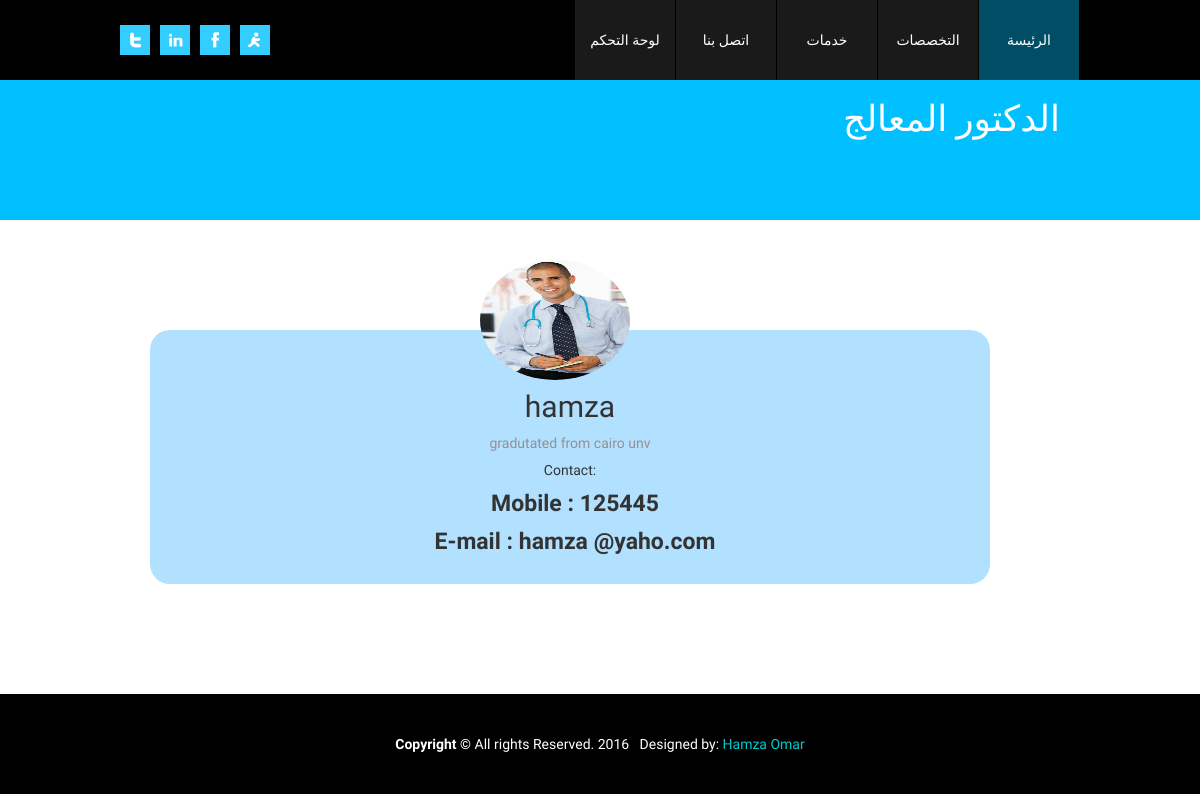
The page /doctor_details.php?doc=1 on the database its author committed.
### tables this page shows
CREATE TABLE `doctors` (
  `Doc_ID` int(11) NOT NULL,
  `Name` varchar(50) NOT NULL,
  `achievement` text NOT NULL,
  `mobile` int(11) NOT NULL,
  `email` varchar(100) NOT NULL,
  `pic` varchar(200) NOT NULL,
  `Admin_ID` varchar(100) NOT NULL,
  `Sepc_ID` varchar(100) NOT NULL
);

### doctor_details.php (the view, shortened to what this page needs)
<!DOCTYPE html PUBLIC "-//W3C//DTD XHTML 1.0 Transitional//EN" "http://www.w3.org/TR/xhtml1/DTD/xhtml1-transitional.dtd">
<html xmlns="http://www.w3.org/1999/xhtml">
<head>
<link href="css/style.css" rel="stylesheet" type="text/css" />
<link href="css/bootstrap.css" rel="stylesheet" type="text/css" />
</head>
 <?PHP include("include/template/header_&_navbar.php");  ?>
<div class="logo-sarch-wrap">
  <div class="logo-search-container">
    <div class="logo">
      <h1>الدكتور المعالج</h1>
    </div>
  </div>
</div>
<div class="page-wrapper">
  <div class="portfolio">
     <div style="background-color:rgba(0,153,255,.3); border-radius:20px 20px 20px 20px">
          <?PHP
		     $doctor_id = $_GET['doc'];
			 mysqli_set_charset($con , 'UTF8');
			 $select_join = "
			SELECT * FROM `doctors` WHERE Doc_ID= '".$doctor_id."'
			 ";
		$QUERY = mysqli_query($con,$select_join);
		while($result = mysqli_fetch_array($QUERY)){
			 ?>
            <div style="border:1px #999999; width: auto ; height:auto; text-align:center;">
            <div style="width:auto; height:auto; margin:50px auto; position:relative">
    <div style="text-align:center; position:absolute; top:-70px; right:360px"> <img width="150px" height="120px" style="border-radius:50%" src="images/<?PHP echo $result['pic'] ?>" /> </div>
          <div style="padding-top:40px; padding-bottom:20px">
             <h2> <?PHP echo $result['Name'] ?></h2>
             <span> <p>  <?PHP echo $result['achievement'] ?> </p></span>
            <span>
              <h5>Contact:</h5>
                <label>Mobile : <?PHP echo $result['mobile'] ?>  </label> <br />
                <label>E-mail : <?PHP echo $result['email'] ?>  </label> <br />
                 </span>
               </div>
	      	</div>
         </div>
            <?PHP
			 }
		  ?>
     </div>
    </div>
</div>
<?PHP include("include/template/footer.php");?>
</body>
</html>

### css/style.css (style rules this page uses)
* { margin:0; padding:0; font-family: 'Pontano Sans', sans-serif; }
body { background:#f1f1f1; }
p { font-family: 'Pontano Sans', sans-serif; color:#939191; font-size:14px; }
img { border:none; }
h1 { font-family: 'Oswald', sans-serif; color:#45303f; font-size:22px; font-weight:normal;text-transform:uppercase; }
.logo-sarch-wrap { width:100%; overflow:hidden; background-color:#00c0ff }
.logo-search-container { width:960px; margin:0 auto; height:140px; }
.logo { float:right; width:500px; height:140px; line-height:140px; }
.logo h1 { color:#ffffff; font-size:36px; text-transform:uppercase; font-weight:normal; float:right ; padding-right:20px }
.page-wrapper { width:960px; margin:0 auto; overflow:hidden; }
.portfolio { overflow:hidden; width:900px; padding:30px; background:#ffffff; margin-top:30px; }

### css/style2.css (style rules this page uses)
label { padding-left:10px; direction:rtl; font-size:23px }
label { padding-left:10px; direction:rtl; }

### rows shown on the page
doctors: pic (picture), Name "hamza", achievement "gradutated from cairo unv", mobile "125445", email "hamza @yaho.com"
